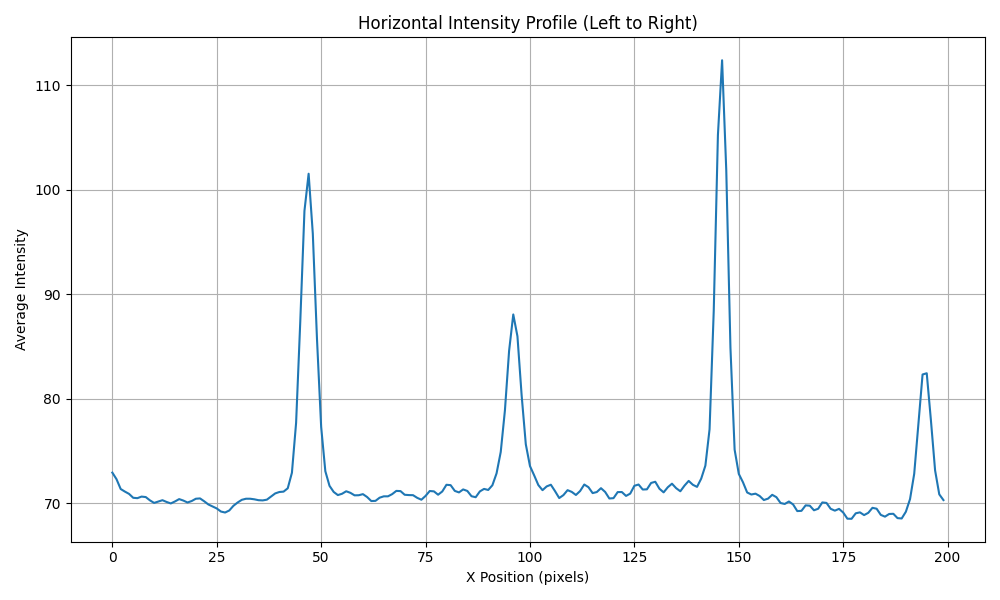
#> input picture py-src/PatternFeatures/horizontal_intensity_profile.png, 1000 x 600 px
$ python Images_Processing.py
#> lines starting #> are read from the running program, lines starting #| are printed output that depends on the picture; after the words box and inside, x2 and y2 are one past the last pixel; in counts of white or black regions, pixels touching at a corner belong together
import cv2
import numpy as np
import tkinter as tk
from tkinter import filedialog
from dataclasses import dataclass
from typing import List, Tuple, Optional

##############################################General######################################################
@dataclass
class ImageProcessingConfig:
    """Configuration parameters for image processing."""
    bilateral_filter_diameter: int = 6
    bilateral_sigma_color: float = 100
    bilateral_sigma_space: float = 100
    adaptive_thresh_method: int = cv2.ADAPTIVE_THRESH_MEAN_C
    adaptive_thresh_type: int = cv2.THRESH_BINARY_INV
    adaptive_block_size: int = 15
    adaptive_const: float = 2
    canny_threshold1: float = 10
    canny_threshold2: float = 150
    min_contour_area: float = 25
    max_corners: int = 25
    corner_quality_level: float = 0.01
    corner_min_distance: float = 10

class ImageLoader:
    """Handles loading and basic image validation."""
    @staticmethod
    def load_image(image_path: str) -> Optional[np.ndarray]:
        frame = cv2.imread(image_path)
        if frame is None:
            print(f"Error: Could not read image {image_path}")
        return frame

class ImagePreprocessor:
    """Applies preprocessing techniques to the image."""
    @staticmethod
    def preprocess_image(image: np.ndarray, config: ImageProcessingConfig) -> Tuple[np.ndarray, np.ndarray]:
        # Use the entire image as ROI
        roi = image.copy()

        # Convert to grayscale
        gray_frame = cv2.cvtColor(roi, cv2.COLOR_BGR2GRAY)


        # Apply bilateral filter
        filtered = cv2.bilateralFilter(
            gray_frame,
            config.bilateral_filter_diameter,
            config.bilateral_sigma_color,
            config.bilateral_sigma_space
        )

        return filtered, roi

    # [103 lines left out: functions divide_image_into_four, _extract_main_object, not called in this run]
##############################################Processing######################################################
class BasicImageProcess:
    """Handles edge and contour detection."""
    @staticmethod
    def detect_edges_and_contours(filtered_image: np.ndarray, config: ImageProcessingConfig) -> Tuple[np.ndarray, np.ndarray, List[np.ndarray]]:
        # Adaptive thresholding
        thresh = cv2.adaptiveThreshold(
            filtered_image, 255,
            config.adaptive_thresh_method,
            config.adaptive_thresh_type,
            config.adaptive_block_size,
            config.adaptive_const
        )

        # Edge detection
        edges = cv2.Canny(filtered_image, config.canny_threshold1, config.canny_threshold2)

        # Morphological operations
        kernel = cv2.getStructuringElement(cv2.MORPH_RECT, (3, 3))
        morph = cv2.morphologyEx(thresh, cv2.MORPH_CLOSE, kernel)

        # Find and filter contours
        contours, _ = cv2.findContours(morph, cv2.RETR_EXTERNAL, cv2.CHAIN_APPROX_SIMPLE)
        valid_contours = [cnt for cnt in contours if cv2.contourArea(cnt) > config.min_contour_area]

        return thresh, edges, valid_contours

    """Detects corners in the image."""
    @staticmethod
    def detect_corners(gray_frame: np.ndarray, contours: List[np.ndarray], config: ImageProcessingConfig) -> List[np.ndarray]:
        all_corners = []

        for contour in contours:
            # Polygon approximation
            epsilon = 0.01 * cv2.arcLength(contour, True)
            approx = cv2.approxPolyDP(contour, epsilon, True)

            # Create a mask for the current contour
            mask = np.zeros_like(gray_frame)
            cv2.drawContours(mask, [contour], 0, 255, -1)

            # Detect good features (corners)
            corners = cv2.goodFeaturesToTrack(
                gray_frame,
                mask=mask,
                maxCorners=config.max_corners,
                qualityLevel=config.corner_quality_level,
                minDistance=config.corner_min_distance
            )

            if corners is not None:
                all_corners.extend(corners)

                # Add polygon corners
                for point in approx:
                    x, y = point[0]
                    all_corners.append(np.array([[x, y]], dtype=np.float32))

        return all_corners

    """Handles visualization of processing steps."""
    @staticmethod
    def create_visualization(display_roi: np.ndarray, edges: np.ndarray,
                            thresh: np.ndarray, filtered: np.ndarray) -> np.ndarray:

        # Convert single-channel images to 3-channel for concatenation
        edge_display = cv2.cvtColor(edges, cv2.COLOR_GRAY2BGR)
        thresh_display = cv2.cvtColor(thresh, cv2.COLOR_GRAY2BGR)
        gray_display = cv2.cvtColor(filtered, cv2.COLOR_GRAY2BGR)

        # Create colormap versions
        jet_display = cv2.applyColorMap(filtered, cv2.COLORMAP_JET)
        plasma_display = cv2.applyColorMap(filtered, cv2.COLORMAP_PLASMA)
        inferno_display = cv2.applyColorMap(filtered, cv2.COLORMAP_INFERNO)
        magma_display = cv2.applyColorMap(filtered, cv2.COLORMAP_MAGMA)
        hot_display = cv2.applyColorMap(filtered, cv2.COLORMAP_HOT)

        # Add labels to each image
        font = cv2.FONT_HERSHEY_SIMPLEX
        cv2.putText(edge_display, "EDGE", (10, 30), font, 0.8, (0, 0, 255), 1)
        cv2.putText(thresh_display, "THRESH", (10, 30), font, 0.8, (0, 0, 255), 2)
        cv2.putText(gray_display, "GRAY", (10, 30), font, 0.8, (255, 255, 255), 1)
        cv2.putText(jet_display, "JET", (10, 30), font, 0.8, (0, 0, 0), 1)
        cv2.putText(plasma_display, "PLASMA", (10, 30), font, 0.8, (255, 255, 255), 1)
        cv2.putText(inferno_display, "INFERNO", (10, 30), font, 0.8, (255, 255, 255), 1)
        cv2.putText(magma_display, "MAGMA", (10, 30), font, 0.8, (255, 255, 255), 1)
        cv2.putText(hot_display, "HOT", (10, 30), font, 0.8, (255, 255, 255), 1)

        # Ensure all images are the same size
        try:
            # Make sure all images have the same shape before stacking
            h, w = display_roi.shape[:2]
            edge_display = cv2.resize(edge_display, (w, h))
            thresh_display = cv2.resize(thresh_display, (w, h))
            gray_display = cv2.resize(gray_display, (w, h))
            jet_display = cv2.resize(jet_display, (w, h))
            plasma_display = cv2.resize(plasma_display, (w, h))
            inferno_display = cv2.resize(inferno_display, (w, h))
            magma_display = cv2.resize(magma_display, (w, h))
            hot_display = cv2.resize(hot_display, (w, h))

            # Stack horizontally and vertically using np.hstack and np.vstack
            top_row = np.hstack([display_roi, edge_display, jet_display])
            middle_row = np.hstack([thresh_display, gray_display, plasma_display])
            bottom_row = np.hstack([inferno_display, magma_display, hot_display])
            combined_frames = np.vstack([top_row, middle_row, bottom_row])

        except ValueError as e:
            print(f"Error stacking images: {e}")
            # Fallback to simpler visualization
            top_row = np.hstack([display_roi, edge_display])
            bottom_row = np.hstack([thresh_display, gray_display])
            combined_frames = np.vstack([top_row, bottom_row])

        # Resize if too large
        if combined_frames.shape[0] > 800 or combined_frames.shape[1] > 1200:
            scale = min(800/combined_frames.shape[0], 1200/combined_frames.shape[1])
            combined_frames = cv2.resize(combined_frames, (0, 0), fx=scale, fy=scale)

        return combined_frames

class ImageComparator:
    """Handles comparison between two images to detect anomalies."""
    # [141 lines left out: functions compare_images, detect_anomalies, highlight_anomalies, not called in this run]
##############################################Pipeline######################################################
class ImagePipeline:
    """Main pipeline for image corner detection."""
    def __init__(self, config: Optional[ImageProcessingConfig] = None):
        self.config = config or ImageProcessingConfig()

    # Key 1
    def basic_simple_image_process(self, image_path: str):
        # Load the image
        frame = ImageLoader.load_image(image_path)
        if frame is None:
            return None

        # Preprocess the image
        filtered, roi = ImagePreprocessor.preprocess_image(frame, self.config)

        # Detect edges and contours
        thresh, edges, valid_contours = BasicImageProcess.detect_edges_and_contours(filtered, self.config)

        # Create display image with contours
        display_roi = roi.copy()
        cv2.drawContours(display_roi, valid_contours, -1, (0, 255, 0), 1)

        # Detect corners
        all_corners = BasicImageProcess.detect_corners(
            cv2.cvtColor(roi, cv2.COLOR_BGR2GRAY),
            valid_contours,
            self.config
        )

        # Draw corners on display image
        for corner in all_corners:
            x, y = corner.ravel()
            cv2.circle(display_roi, (int(x), int(y)), 3, (0, 0, 255), -1)

        # Create visualization
        combined_frames = BasicImageProcess.create_visualization(display_roi, edges, thresh, filtered)

        # Display results
        # cv2.imshow('Original Image', frame)
        cv2.imshow('Processing Steps', combined_frames)

        print("\033[91m Press q to close windows / press r to restart program \033[0m")
        while True:
            key = cv2.waitKey(0) & 0xFF
            if key == ord('q'):
                break
            if key == ord('r'):
                cv2.destroyAllWindows()
                main()  # Restart the program by calling main() again
                return

        cv2.destroyAllWindows()
        return all_corners

    # Key 2
    # [283 lines left out: functions compare_with_reference, remove_background, group_images, not called in this run]


##############################################Main######################################################
def main():
    """Main function to select and process images."""
    # Create a simple Tkinter root window
    root = tk.Tk()
    root.withdraw()  # Hide the root window

    # Create pipeline with default configuration
    pipeline = ImagePipeline()

    # Ask user what they want to do
    print("Select operation:")
    print("1. Simple image analyzing")
    print("2. Compare two images to find anomalies")
    print("3. Compare two images by deleting the background")
    print("4. Group images based on quadrant analysis")

    choice = input("Enter your choice (1, 2, 3 or 4): ")
#> the answer given: 1

    if choice == '1':
        # Single image processing
        file_path = filedialog.askopenfilename(
            title="Select Image File",
            filetypes=[
                ("Image files", "*.jpg *.jpeg *.png *.bmp *.tif *.tiff"),
                ("All files", "*.*")
            ]
        )
#> the answer given: PatternFeatures/horizontal_intensity_profile.png

        if file_path:
            corners = pipeline.basic_simple_image_process(file_path)
#> in load_image, frame is the input picture: shape (600, 1000, 3); mean B, G, R 250.3, 249.7, 248.8
#> in detect_edges_and_contours, `contours, _ = cv2.findContours(morph, cv2.RETR_EXTERNAL, cv2.CHAIN_APP..`: contours = 37 contours, 5 with area under 20; largest, box (x1, y1, x2, y2) and area: (66, 37, 986, 548) 461584, (359, 15, 442, 29) 445, (481, 571, 533, 582) 304, (14, 229, 28, 288) 302, (15, 294, 28, 351) 296
#> in detect_edges_and_contours, `valid_contours = [cnt for cnt in contours if cv2.contourArea(cnt) > co..`: valid_contours = 31 contours; largest, box (x1, y1, x2, y2) and area: (66, 37, 986, 548) 461584, (359, 15, 442, 29) 445, (481, 571, 533, 582) 304, (14, 229, 28, 288) 302, (15, 294, 28, 351) 296
#> the loop in detect_corners, `for contour in contours:` made 31 passes
#> (epsilon, corners) on passes 1, 3, 4, 5, 6, 7, 8, 9: (0.384, [[470, 579]]), (1.5, [[484, 575], [509, 574], [529, 575], [498, 576]]), (0.478, [[955, 559]]), (0.977, [[730, 560], [746, 559]]), (0.331, [[641, 554]]), (0.678, [[626, 560]]), (0.835, [[521, 560], [529, 554]]), (0.652, [[423, 552]])
#> after the loop in detect_corners, `for contour in contours:`:
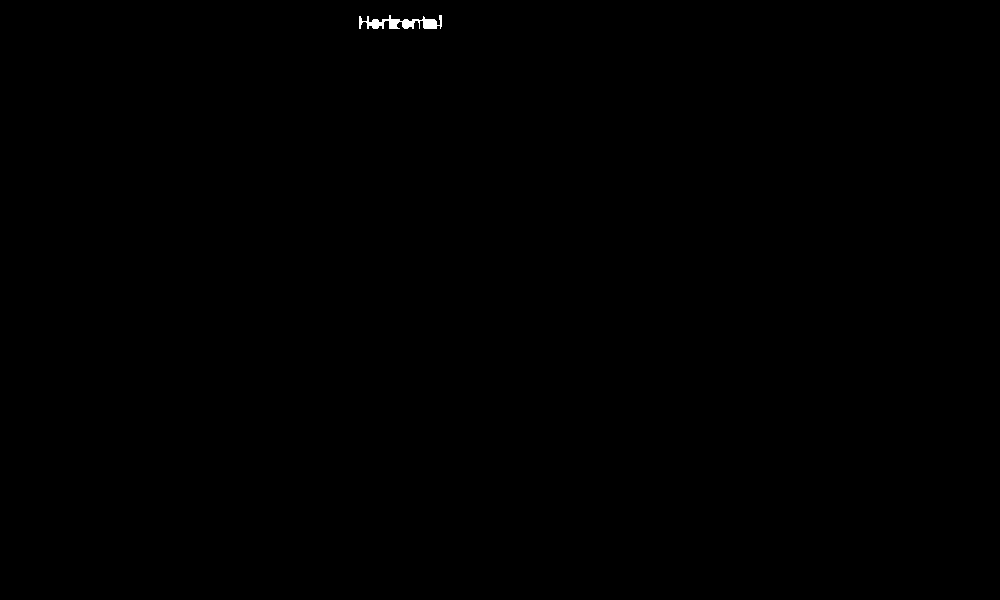
#> mask: shape (600, 1000); 0.1% white; 1 white region, box (x1, y1, x2, y2) and area: (359, 15, 442, 29) 595
#> after the loop in detect_corners, `for contour in contours:`: all_corners = 631 items, first 6: [[470, 579]], [[467, 572]], [[469, 575]], [[469, 577]], [[468, 578]], [[467, 581]]
#> the loop in basic_simple_image_process, `for corner in all_corners:` made 631 passes
#> after the loop in basic_simple_image_process, `for corner in all_corners:`:
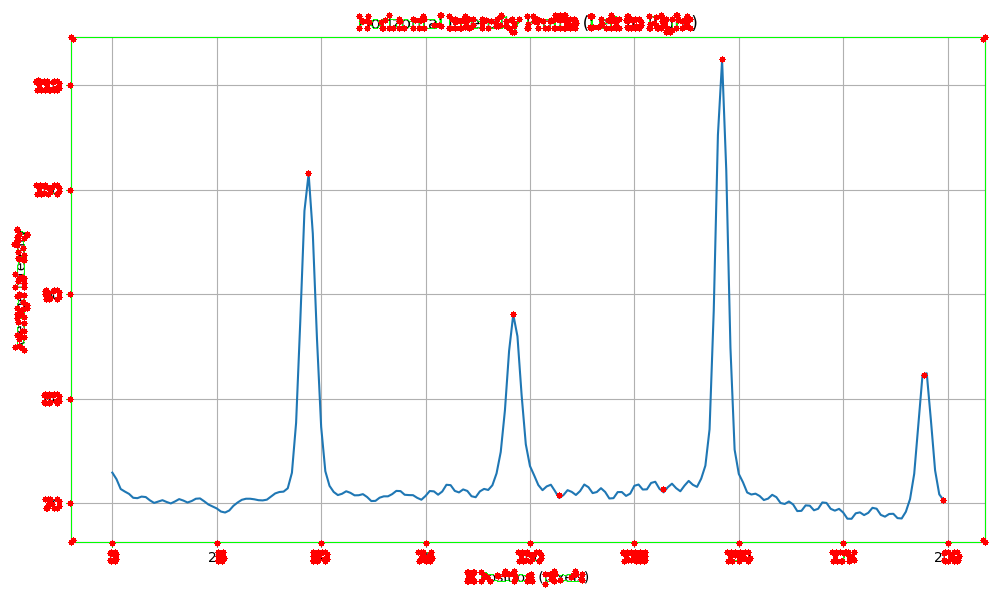
#> display_roi: shape (600, 1000, 3); mean B, G, R 246.9, 247.6, 249.8
#> in create_visualization, `font = cv2.FONT_HERSHEY_SIMPLEX`: font = 0
#> in create_visualization, `cv2.putText(plasma_display, "PLASMA", (10, 30), font, 0.8, (255, 255, ..`:
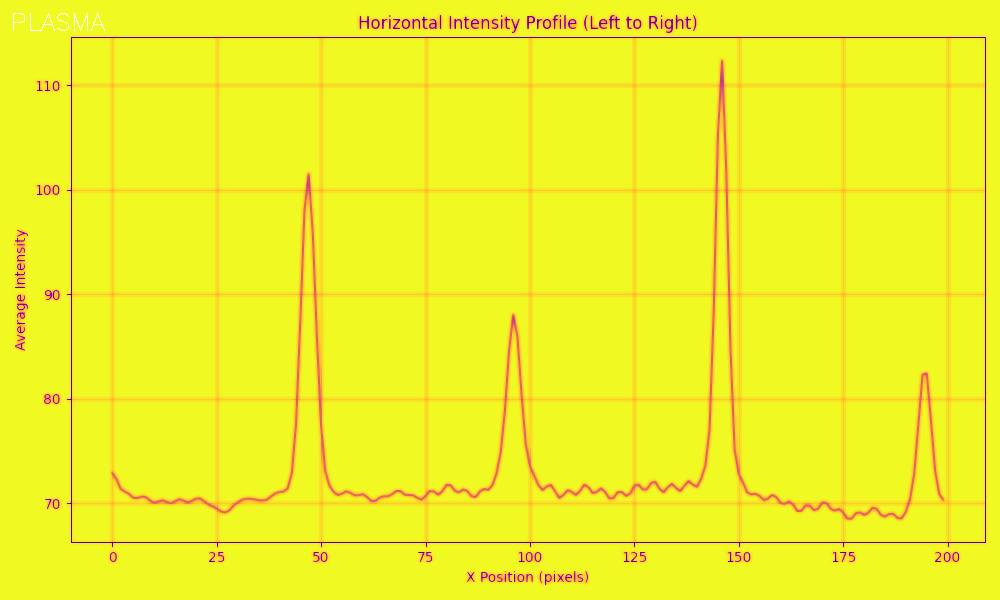
#> plasma_display: shape (600, 1000, 3); mean B, G, R 35.7, 241.6, 239.8
#> in create_visualization, `cv2.putText(inferno_display, "INFERNO", (10, 30), font, 0.8, (255, 255..`:
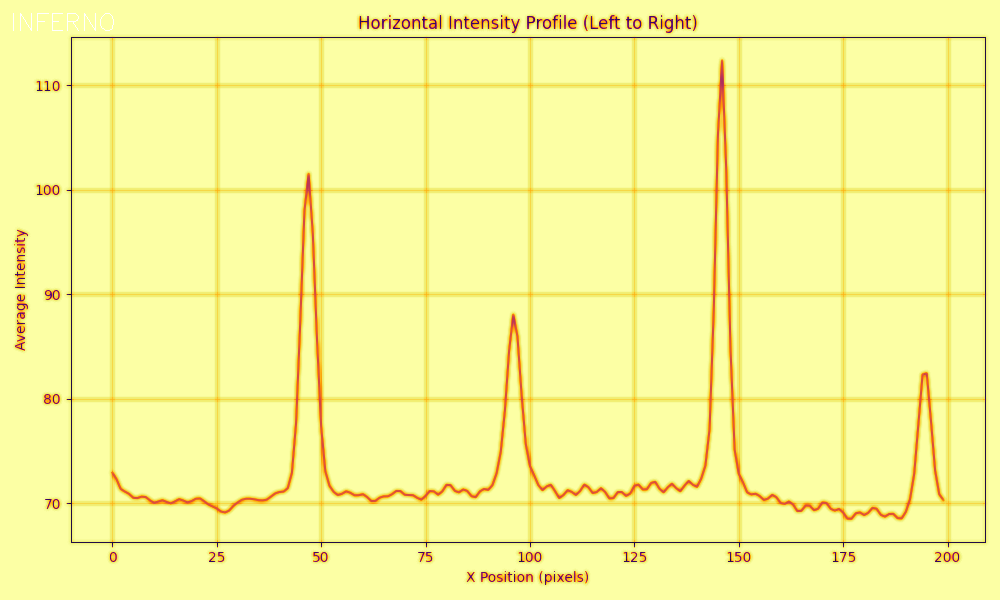
#> inferno_display: shape (600, 1000, 3); mean B, G, R 153.9, 247.8, 248.8
#> in create_visualization, `cv2.putText(magma_display, "MAGMA", (10, 30), font, 0.8, (255, 255, 25..`:
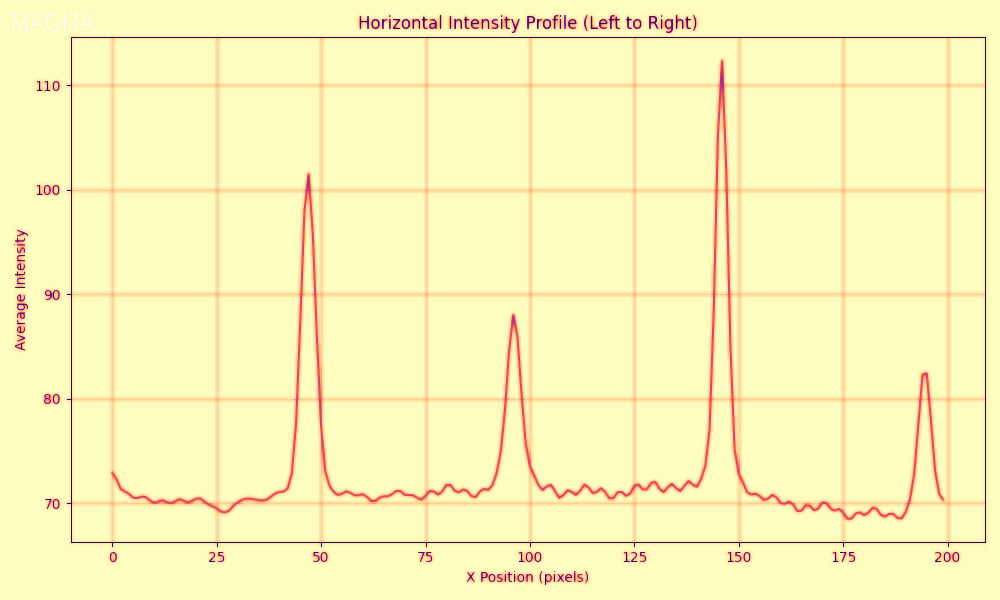
#> magma_display: shape (600, 1000, 3); mean B, G, R 185.1, 245, 250.2
#> in create_visualization, `combined_frames = cv2.resize(combined_frames, (0, 0), fx=scale, fy=sca..`:
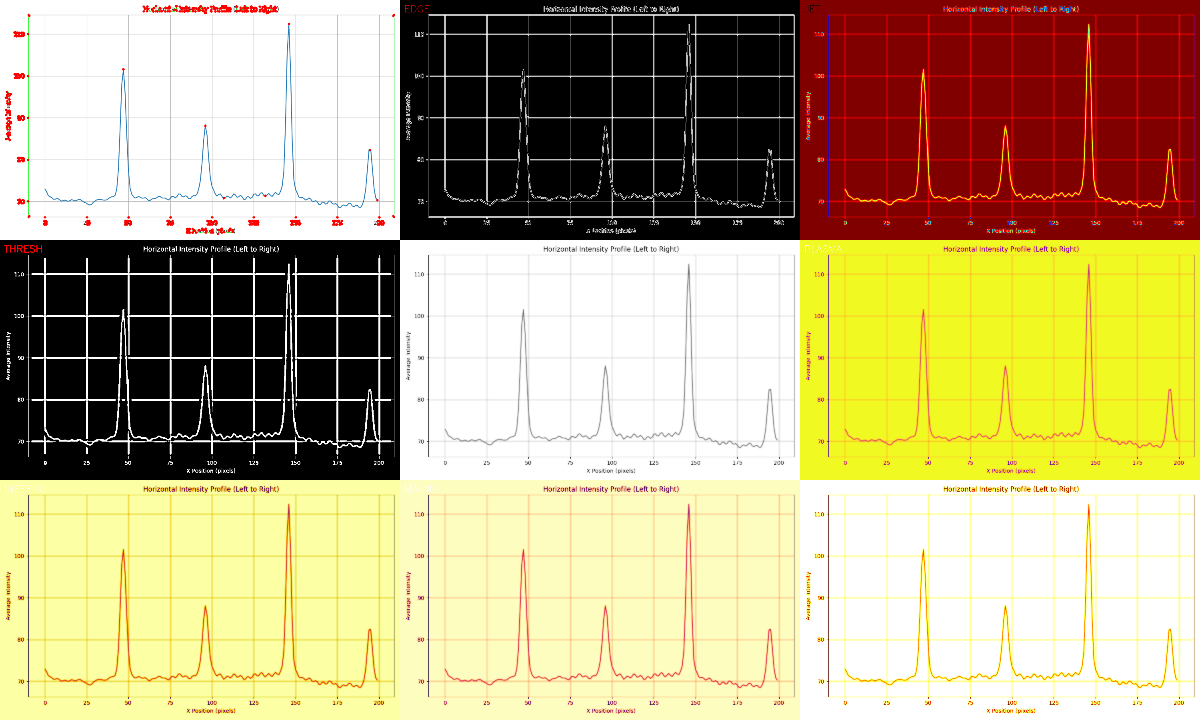
#> combined_frames: shape (720, 1200, 3); mean B, G, R 128, 169.8, 185.7
#> (key q is pressed here)
#> corners has the same summary as all_corners in detect_corners
            if corners:
                print(f"Found {len(corners)} corners in the image")
#| Found 631 corners in the image
        else:
            print("No file selected")

    elif choice == '2':
        # Image comparison mode (with all features)
        print("\033[93m Select reference image (good/normal image): \033[0m")
        reference_path = filedialog.askopenfilename(
            title="Select Pattern Image",
            filetypes=[
                ("Image files", "*.jpg *.jpeg *.png *.bmp *.tif *.tiff"),
                ("All files", "*.*")
            ]
        )

        if not reference_path:
            print("No reference image selected")
            return

        print("\033[93m Select Test/Anomali Image: \033[0m")
        test_path = filedialog.askopenfilename(
            title="Select Test/Anomali Image",
            filetypes=[
                ("Image files", "*.jpg *.jpeg *.png *.bmp *.tif *.tiff"),
                ("All files", "*.*")
            ]
        )

        if not test_path:
            print("No test image selected")
            return

        pipeline.compare_with_reference(reference_path, test_path)

    elif choice == '3':
        # Object-focused comparison mode
        print("\033[93m Select reference image (good/normal image): \033[0m")
        reference_path = filedialog.askopenfilename(
            title="Select Pattern Image",
            filetypes=[
                ("Image files", "*.jpg *.jpeg *.png *.bmp *.tif *.tiff"),
                ("All files", "*.*")
            ]
        )

        if not reference_path:
            print("No reference image selected")
            return

        print("\033[93m Select Test/Anomali Image \033[0m")
        test_path = filedialog.askopenfilename(
            title="Select Test/Anomali Image",
            filetypes=[
                ("Image files", "*.jpg *.jpeg *.png *.bmp *.tif *.tiff"),
                ("All files", "*.*")
            ]
        )

        if not test_path:
            print("No test image selected")
            return

        pipeline.remove_background(reference_path, test_path)

    elif choice == '4':
        # Quadrant analysis mode
        file_path = filedialog.askopenfilename(
            title="Select Image File for Quadrant Analysis",
            filetypes=[
                ("Image files", "*.jpg *.jpeg *.png *.bmp *.tif *.tiff"),
                ("All files", "*.*")
            ]
        )

        if file_path:
            results = pipeline.group_images(file_path)
            if not results:
                print("Analysis failed or no results generated")
        else:
            print("No file selected")
    else:
        print("Invalid choice")

if __name__ == "__main__":
    main()
